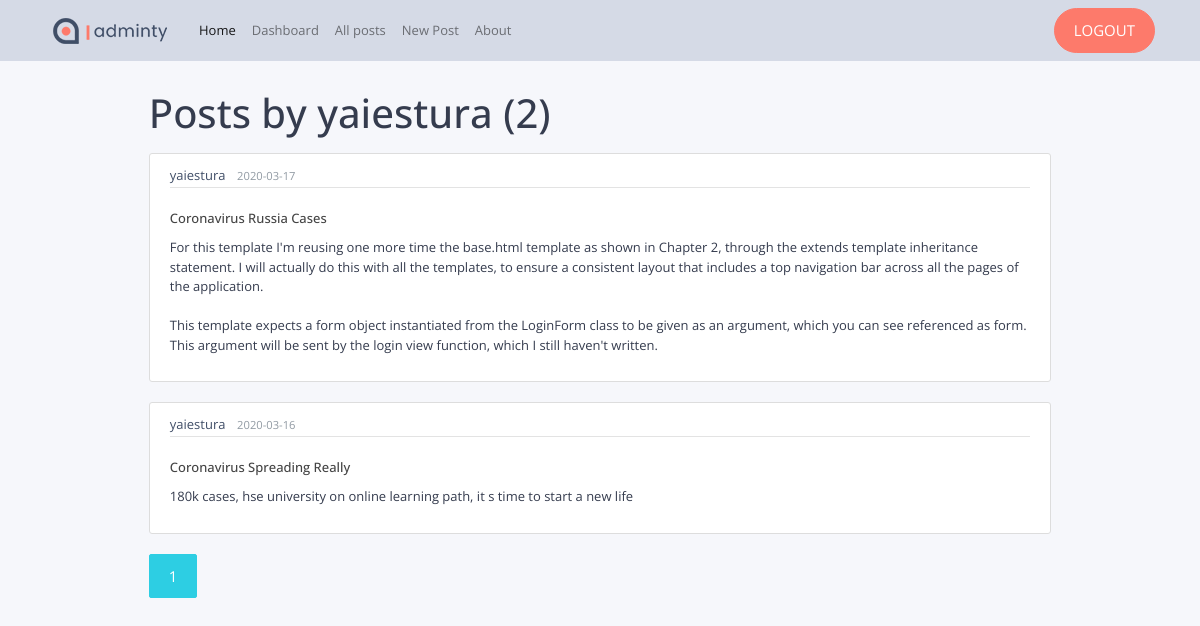
Page /posts/tcvetov1998@gmail.com (signed in) on the committed database.
### app/models.py (models this page shows, shortened)
class User(db.Model, UserMixin):
    __tablename__ = 'user'
    id = db.Column(db.Integer, primary_key=True)
    username = db.Column(db.String(20), unique=True, nullable=False)
    email = db.Column(db.String(120), unique=True, nullable=False)
    image_file = db.Column(db.String(20), nullable=False, default='static/images/social/profile.jpg')
    password = db.Column(db.String(60), nullable=True)
    member_since = db.Column(db.DateTime(), default=datetime.utcnow)
    posts = db.relationship('Post', backref='user', lazy=True)

class Post(db.Model):
    __tablename__ = 'post'
    id = db.Column(db.Integer, primary_key=True)
    title = db.Column(db.String(100), nullable=False)
    date_posted = db.Column(db.DateTime, nullable=False, default=datetime.utcnow)
    content = db.Column(db.Text, nullable=False)
    user_id = db.Column(db.Integer, db.ForeignKey('user.id'), nullable=False)

### app/views/posts/routes.py (the view)
@posts.route("/posts/<string:username>")
def user_posts(username):
    page = request.args.get('page', 1, type=int)
    user = User.query.filter_by(username=username).first_or_404()
    posts = Post.query.filter_by(user=current_user)\
        .order_by(Post.date_posted.desc())\
        .paginate(page=page, per_page=5)
    return render_template('posts/user_posts.html', posts=posts, user=current_user)

### app/models.py (called while the page is built)
@login_manager.user_loader
def load_user(user_id):
    return User.query.get(int(user_id))

### app/templates/posts/user_posts.html
{% extends "posts/layout.html" %}
{% block content %}
    <h1 class="mb-3">Posts by {{ user.username }} ({{ posts.total }})</h1>
    {% for post in posts.items %}
        <article class="media content-section">
          <div class="media-body">
            <div class="article-metadata">
              <a class="mr-2" href="{{ url_for('posts.user_posts', username=post.user.username) }}">{{ post.user.username }}</a>
              <small class="text-muted">{{ post.date_posted.strftime('%Y-%m-%d') }}</small>
            </div>
            <h2><a class="article-title" href="{{ url_for('posts.post', post_id=post.id) }}">{{ post.title }}</a></h2>
            <p class="article-content">{{ post.content }}</p>
          </div>
        </article>
    {% endfor %}
    {% for page_num in posts.iter_pages(left_edge=1, right_edge=1, left_current=1, right_current=2) %}
      {% if page_num %}
        {% if posts.page == page_num %}
          <a class="btn btn-info mb-4" href="{{ url_for('posts.user_posts', username=user.username, page=page_num) }}">{{ page_num }}</a>
        {% else %}
          <a class="btn btn-outline-info mb-4" href="{{ url_for('posts.user_posts', username=user.username, page=page_num) }}">{{ page_num }}</a>
        {% endif %}
      {% else %}
        ...
      {% endif %}
    {% endfor %}
{% endblock content %}

### rows in the picture
User: username "yaiestura"
Post: user.username "yaiestura", date_posted "2020-03-17", title "Coronavirus Russia Cases", content "For this template I'm reusing one more time the base.html template as shown in Chapter 2, through the extends template inheritance statement. I will actually do this with all the templates, to ensure a consistent layout that includes a top navigation bar across all the pages of the application. This template expects a form object instantiated from the LoginForm class to be given as an argument, which you can see referenced as form. This argument will be sent by the login view function, which I still haven't written."
Post: user.username "yaiestura", date_posted "2020-03-16", title "Coronavirus Spreading Really", content "180k cases, hse university on online learning path, it s time to start a new life"

### other values in the picture
{{ posts.total }} "2"
{{ page_num }} "1"
